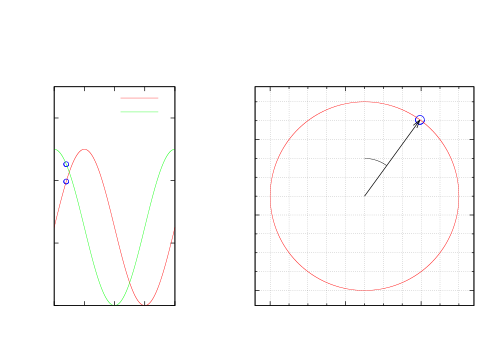

Here is the gnuplot script that generated this plot:
clear
reset
file="quadratursignale"
set key inside top right
set samples 100000

a(alpha,phi,E0) = E0**2/4*cos(alpha)**2*(1+sin(phi))
b(alpha,phi,E0) = E0**2/4*sin(alpha)**2*(1+cos(phi))

set term push
set term epslatex color 10
set out sprintf('%s.tex',file)

set multiplot

set origin 0,0
set size 0.4,0.8

set xlabel 'Phase $\nicefrac{\phi}{\pi}$'
set ylabel 'Intensit{"a}t $\nicefrac{}{E_0^2}$' 2.5,0
set xrange [0:2]
set yrange [0:0.35]
set ytics 0.1

set obj 1 circle fc lt 3 at 1./5.,a(pi/4,pi/5,1.0)
set obj 2 circle fc lt 3 at 1./5.,b(pi/4,pi/5,1.0)

plot a(pi/4,x*pi,1.0) title '$I_x$' lt 1 lc 1, \
b(pi/4,x*pi,1.0) title '$I_y$' lt 1 lc 2


set origin 0.3,0
set size square 0.8,0.8

unset obj 1
unset obj 2
set arrow 1 from a(pi/4,0,1.0),b(pi/4,pi/2,1.0) to a(pi/4,pi/5,1.0),b(pi/4,pi/5,1.0)
set obj 3 circle fc lt 3 at a(pi/4,pi/5,1.0),b(pi/4,pi/5,1.0)
set label '$\phi$' at a(pi/4,0,1.0)+0.002,b(pi/4,pi/2,1.0)+0.03

set parametric
set xlabel 'Intensit{"a}t $\nicefrac{I_x}{E_0^2}$'
set ylabel 'Intensit{"a}t $\nicefrac{I_y}{E_0^2}$' 2.5,0
set xrange [-0.02:0.27]
set yrange [-0.02:0.27]
set xtics 0.1
set ytics 0.1
set mxtics 4
set mytics 4
set grid xtics ytics mxtics mytics

plot [0:2*pi] a(pi/4,t,1.0),b(pi/4,t,1.0) lt 1 lc 1 notitle,\
sin(t/10)*0.05+a(pi/4,0,1.0),cos(t/10)*0.05+b(pi/4,pi/2,1.0) lt 1 lc 7 notitle



unset multiplot
unset out
set term pop
